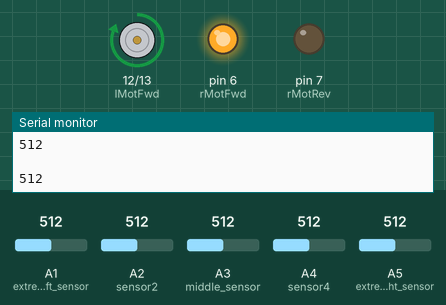
The sketch below on a simulated Arduino Uno, built with avr-gcc and run on an emulated ATmega328P. Parts: motor-driver pin pairs drawn as motors (green arrow = first pin HIGH = forward, orange = second pin HIGH = backward, longer = more drive), output pins drawn as LEDs (lit = HIGH), the last lines printed to the serial monitor. Inputs (shaded band) come from the test bench; at power-on: A4 (sensor4) = 512, A1 (extreme_left_sensor) = 512, A2 (sensor2) = 512, A3 (middle_sensor) = 512, A5 (extreme_right_sensor) = 512.

Above: at 1.2 s.
1.3 s: A4 (sensor4) set to 193
2.8 s: A4 (sensor4) set to 167
At 3.1 s:
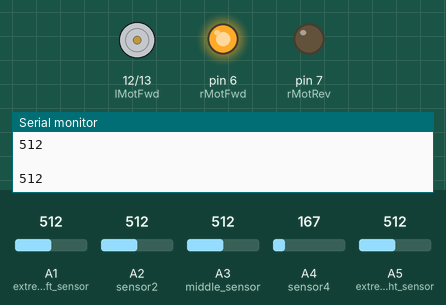
4.3 s: A4 (sensor4) set to 306
At 5.3 s:
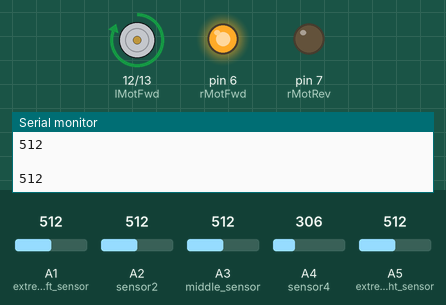
5.8 s: A4 (sensor4) set to 30
At 6.4 s:
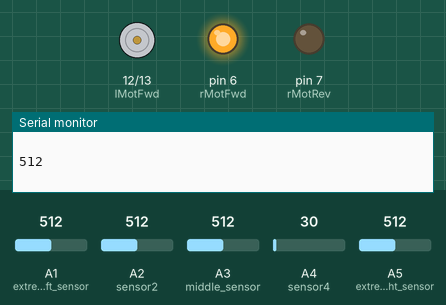
Timing chart, 0 to 8.3 s (numbered marks = the images above; inputs shaded):
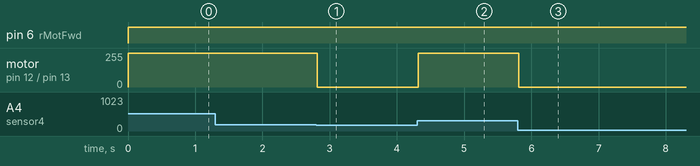

Measured:
- the behaviour switches between 180 and 179 on A4 (sensor4) (found by bisection; images 0 and 1)
- after the input at 2.8 s, motor on pin 12 (lMotFwd) / pin 13 (lMotRev): forward 255/255 → stopped at once
- after the input at 4.3 s, motor on pin 12 (lMotFwd) / pin 13 (lMotRev): stopped → forward 255/255 at once
- after the input at 5.8 s, motor on pin 12 (lMotFwd) / pin 13 (lMotRev): forward 255/255 → stopped at once

The sketch:

LFR_Code.ino
```cpp
int lMotFwd=12;
int rMotFwd=6;
int lMotRev=13;
int rMotRev=7;

int onblack= 180;  // reading for black line from sensor is less than this
int onWhite= 50;  // reading for white line is greater than this

void setup() {

  Serial.begin(9600);

  // pinMode(A0,INPUT);
  pinMode(A1,INPUT);  //extreme left sensor
  pinMode(A2,INPUT);
  pinMode(A3,INPUT);  // middle sensor
  pinMode(A4,INPUT);
  pinMode(A5,INPUT);  // extreme right sensor

  pinMode(lMotFwd,OUTPUT);
  pinMode(rMotFwd,OUTPUT);
  pinMode(lMotRev,OUTPUT);
  pinMode(rMotRev,OUTPUT);


}

void moveForward()
{
  digitalWrite(lMotFwd,HIGH);
  digitalWrite(rMotFwd,HIGH);
}

void peecheJaa()
{
  digitalWrite (lMotRev,HIGH);
  digitalWrite(rMotRev, HIGH);
}

void turnLeft()
{
  digitalWrite(lMotFwd,LOW);
  digitalWrite(rMotFwd,HIGH);
}


void turnRight()
{
  digitalWrite(lMotFwd,HIGH);
  digitalWrite(rMotFwd,LOW);
}

void turnCircle() // nhi chl rha
{
  digitalWrite(lMotFwd,LOW);
  digitalWrite(rMotFwd,LOW);
  digitalWrite(lMotRev,HIGH);
  digitalWrite(rMotFwd,HIGH);
}

void Stop()
{

digitalWrite(lMotFwd,LOW);
digitalWrite(rMotFwd,LOW);
digitalWrite(lMotRev,LOW);
digitalWrite(rMotRev,LOW);

}

void loop() {
  // put your main code here, to run repeatedly:

int sensor1=analogRead(A1);//sensor1
int sensor2=analogRead(A2);//sensor2
int sensor3=analogRead(A3);//sensor3
int sensor4=analogRead(A4);//sensor4
int sensor5=analogRead(A5);//sensor5

Serial.println(sensor1);
Serial.println("  ");

//if((sensor5<onblack)&&(sensor2<onblack||sensor3<onblack||sensor4<onblack))
  if( (sensor5<onblack || sensor4<onblack) && (sensor1>onblack || sensor2>onblack) )
{
  turnLeft();
}else
// if((sensor1>onWhite && sensor5>onWhite)&&(sensor2<onblack||sensor3<onblack||sensor4<onblack))
  if ((sensor1>onblack || sensor2>onblack) && (sensor5>onblack || sensor4>onblack))
{moveForward();
}else
if((sensor5<onblack))
  {
    turnLeft();

  }else
if(sensor1<onblack)
  {
    turnRight();
  }
else
if( sensor1<onblack && sensor5<onblack && sensor2<onblack && sensor3<onblack && sensor4<onblack)
{
  turnCircle();
}

}
```
